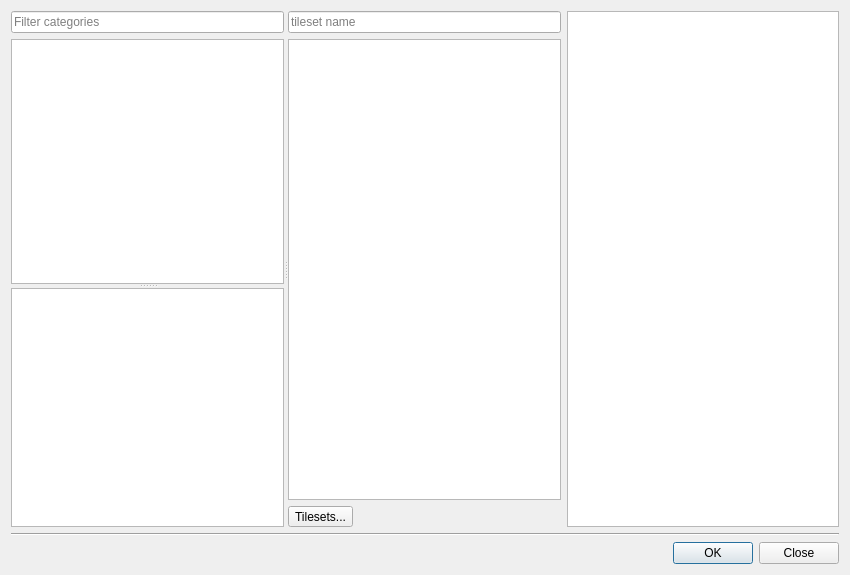
<?xml version="1.0" encoding="UTF-8"?>
<ui version="4.0">
 <class>BuildingTilesDialog</class>
 <widget class="QDialog" name="BuildingTilesDialog">
  <property name="geometry">
   <rect>
    <x>0</x>
    <y>0</y>
    <width>850</width>
    <height>575</height>
   </rect>
  </property>
  <property name="windowTitle">
   <string>Building Tiles</string>
  </property>
  <layout class="QGridLayout" name="gridLayout" rowstretch="1,0,0">
   <item row="2" column="0">
    <layout class="QHBoxLayout" name="buttonsLayout">
     <item>
      <widget class="QDialogButtonBox" name="buttonBox">
       <property name="orientation">
        <enum>Qt::Horizontal</enum>
       </property>
       <property name="standardButtons">
        <set>QDialogButtonBox::Close|QDialogButtonBox::Ok</set>
       </property>
      </widget>
     </item>
    </layout>
   </item>
   <item row="0" column="0">
    <widget class="QSplitter" name="overallSplitter">
     <property name="orientation">
      <enum>Qt::Horizontal</enum>
     </property>
     <property name="childrenCollapsible">
      <bool>false</bool>
     </property>
     <widget class="QSplitter" name="categorySplitter">
      <property name="orientation">
       <enum>Qt::Vertical</enum>
      </property>
      <property name="childrenCollapsible">
       <bool>false</bool>
      </property>
      <widget class="QWidget" name="layoutWidget">
       <layout class="QVBoxLayout" name="verticalLayout_6">
        <item>
         <widget class="QLineEdit" name="categoryFilter">
          <property name="placeholderText">
           <string>Filter categories</string>
          </property>
          <property name="clearButtonEnabled">
           <bool>true</bool>
          </property>
         </widget>
        </item>
        <item>
         <widget class="QListWidget" name="categoryList"/>
        </item>
        <item>
         <layout class="QHBoxLayout" name="categoryListToolbarLayout"/>
        </item>
       </layout>
      </widget>
      <widget class="QWidget" name="layoutWidget">
       <layout class="QVBoxLayout" name="categoryLayout">
        <item>
         <widget class="QStackedWidget" name="categoryStack">
          <widget class="QWidget" name="page">
           <layout class="QVBoxLayout" name="verticalLayout_2">
            <property name="leftMargin">
             <number>0</number>
            </property>
            <property name="topMargin">
             <number>0</number>
            </property>
            <property name="rightMargin">
             <number>0</number>
            </property>
            <property name="bottomMargin">
             <number>0</number>
            </property>
            <item>
             <widget class="BuildingEditor::BuildingTileEntryView" name="categoryTilesView"/>
            </item>
           </layout>
          </widget>
          <widget class="QWidget" name="page_2">
           <layout class="QVBoxLayout" name="verticalLayout_3">
            <property name="leftMargin">
             <number>0</number>
            </property>
            <property name="topMargin">
             <number>0</number>
            </property>
            <property name="rightMargin">
             <number>0</number>
            </property>
            <property name="bottomMargin">
             <number>0</number>
            </property>
            <item>
             <widget class="BuildingEditor::FurnitureView" name="furnitureView"/>
            </item>
           </layout>
          </widget>
          <widget class="QWidget" name="page_3">
           <layout class="QVBoxLayout" name="verticalLayout">
            <property name="leftMargin">
             <number>0</number>
            </property>
            <property name="topMargin">
             <number>0</number>
            </property>
            <property name="rightMargin">
             <number>0</number>
            </property>
            <property name="bottomMargin">
             <number>0</number>
            </property>
            <item>
             <widget class="BuildingEditor::TileCategoryView" name="categoryView"/>
            </item>
           </layout>
          </widget>
         </widget>
        </item>
        <item>
         <layout class="QHBoxLayout" name="categoryToolbarLayout">
          <property name="sizeConstraint">
           <enum>QLayout::SetDefaultConstraint</enum>
          </property>
         </layout>
        </item>
       </layout>
      </widget>
     </widget>
     <widget class="QWidget" name="layoutWidget">
      <layout class="QHBoxLayout" name="tilesetLayout">
       <item>
        <layout class="QVBoxLayout" name="verticalLayout_5">
         <item>
          <widget class="QLineEdit" name="filterEdit">
           <property name="placeholderText">
            <string>tileset name</string>
           </property>
           <property name="clearButtonEnabled">
            <bool>true</bool>
           </property>
          </widget>
         </item>
         <item>
          <widget class="QListWidget" name="tilesetList"/>
         </item>
         <item>
          <widget class="QToolButton" name="tilesetMgr">
           <property name="text">
            <string>Tilesets...</string>
           </property>
          </widget>
         </item>
        </layout>
       </item>
       <item>
        <widget class="Tiled::Internal::MixedTilesetView" name="tilesetTilesView">
         <property name="minimumSize">
          <size>
           <width>256</width>
           <height>0</height>
          </size>
         </property>
        </widget>
       </item>
      </layout>
     </widget>
    </widget>
   </item>
   <item row="1" column="0">
    <widget class="Line" name="line">
     <property name="orientation">
      <enum>Qt::Horizontal</enum>
     </property>
    </widget>
   </item>
  </layout>
  <action name="actionNewCategory">
   <property name="icon">
    <iconset resource="../tiled.qrc">
     <normaloff>:/images/16x16/document-new.png</normaloff>:/images/16x16/document-new.png</iconset>
   </property>
   <property name="text">
    <string>New Category</string>
   </property>
   <property name="toolTip">
    <string>Add a new category</string>
   </property>
  </action>
  <action name="actionRemoveCategory">
   <property name="icon">
    <iconset resource="../tiled.qrc">
     <normaloff>:/images/16x16/edit-delete.png</normaloff>:/images/16x16/edit-delete.png</iconset>
   </property>
   <property name="text">
    <string>Remove Category</string>
   </property>
   <property name="toolTip">
    <string>Remove the selected category</string>
   </property>
  </action>
  <action name="actionToggleCorners">
   <property name="icon">
    <iconset resource="buildingeditor.qrc">
     <normaloff>:/BuildingEditor/icons/icon_corners.png</normaloff>:/BuildingEditor/icons/icon_corners.png</iconset>
   </property>
   <property name="text">
    <string>Toggle corners</string>
   </property>
   <property name="toolTip">
    <string>Show or hide corners for selected furniture</string>
   </property>
  </action>
  <action name="actionMoveCategoryUp">
   <property name="icon">
    <iconset resource="../tiled.qrc">
     <normaloff>:/images/16x16/go-up.png</normaloff>:/images/16x16/go-up.png</iconset>
   </property>
   <property name="text">
    <string>Move Category Up</string>
   </property>
   <property name="toolTip">
    <string>Move selected category up the list</string>
   </property>
  </action>
  <action name="actionMoveCategoryDown">
   <property name="icon">
    <iconset resource="../tiled.qrc">
     <normaloff>:/images/16x16/go-down.png</normaloff>:/images/16x16/go-down.png</iconset>
   </property>
   <property name="text">
    <string>Move Category Down</string>
   </property>
   <property name="toolTip">
    <string>Move selected category down the list</string>
   </property>
  </action>
  <action name="actionAddTilesets">
   <property name="icon">
    <iconset resource="../tiled.qrc">
     <normaloff>:/images/16x16/document-new.png</normaloff>:/images/16x16/document-new.png</iconset>
   </property>
   <property name="text">
    <string>Add Tilesets</string>
   </property>
   <property name="toolTip">
    <string>Add tilesets</string>
   </property>
  </action>
  <action name="actionClearTiles">
   <property name="icon">
    <iconset resource="../tiled.qrc">
     <normaloff>:/images/16x16/edit-clear.png</normaloff>:/images/16x16/edit-clear.png</iconset>
   </property>
   <property name="text">
    <string>Clear Tiles</string>
   </property>
   <property name="toolTip">
    <string>Clear selected tiles</string>
   </property>
  </action>
  <action name="actionRemoveTileset">
   <property name="icon">
    <iconset resource="../tiled.qrc">
     <normaloff>:/images/16x16/edit-delete.png</normaloff>:/images/16x16/edit-delete.png</iconset>
   </property>
   <property name="text">
    <string>Remove Tileset</string>
   </property>
   <property name="toolTip">
    <string>Remove selected tileset</string>
   </property>
  </action>
  <action name="actionAddTiles">
   <property name="icon">
    <iconset resource="../tiled.qrc">
     <normaloff>:/images/22x22/add.png</normaloff>:/images/22x22/add.png</iconset>
   </property>
   <property name="text">
    <string>Add Tiles</string>
   </property>
  </action>
  <action name="actionRemoveTiles">
   <property name="icon">
    <iconset resource="../tiled.qrc">
     <normaloff>:/images/22x22/remove.png</normaloff>:/images/22x22/remove.png</iconset>
   </property>
   <property name="text">
    <string>Remove Tiles</string>
   </property>
  </action>
  <action name="actionMoveTileUp">
   <property name="icon">
    <iconset resource="../tiled.qrc">
     <normaloff>:/images/16x16/go-up.png</normaloff>:/images/16x16/go-up.png</iconset>
   </property>
   <property name="text">
    <string>Move Tile Up</string>
   </property>
   <property name="toolTip">
    <string>Move selected tile up the list</string>
   </property>
  </action>
  <action name="actionMoveTileDown">
   <property name="icon">
    <iconset resource="../tiled.qrc">
     <normaloff>:/images/16x16/go-down.png</normaloff>:/images/16x16/go-down.png</iconset>
   </property>
   <property name="text">
    <string>Move Tile Down</string>
   </property>
   <property name="toolTip">
    <string>Move selected tile down the list</string>
   </property>
  </action>
  <action name="actionExpertMode">
   <property name="checkable">
    <bool>true</bool>
   </property>
   <property name="icon">
    <iconset resource="buildingeditor.qrc">
     <normaloff>:/BuildingEditor/icons/icon_expert_mode.png</normaloff>:/BuildingEditor/icons/icon_expert_mode.png</iconset>
   </property>
   <property name="text">
    <string>Export Mode</string>
   </property>
   <property name="toolTip">
    <string>Switch between expert mode</string>
   </property>
  </action>
  <action name="actionRemoveDuplicates">
   <property name="icon">
    <iconset resource="../tiled.qrc">
     <normaloff>:/images/16x16/edit-delete.png</normaloff>:/images/16x16/edit-delete.png</iconset>
   </property>
   <property name="text">
    <string>Remove Duplicates</string>
   </property>
   <property name="toolTip">
    <string>Remove Duplicate Entries</string>
   </property>
  </action>
 </widget>
 <customwidgets>
  <customwidget>
   <class>Tiled::Internal::MixedTilesetView</class>
   <extends>QTableView</extends>
   <header>BuildingEditor/mixedtilesetview.h</header>
  </customwidget>
  <customwidget>
   <class>BuildingEditor::BuildingTileEntryView</class>
   <extends>QTableView</extends>
   <header>BuildingEditor/buildingtileentryview.h</header>
  </customwidget>
  <customwidget>
   <class>BuildingEditor::FurnitureView</class>
   <extends>QTableWidget</extends>
   <header>BuildingEditor/furnitureview.h</header>
  </customwidget>
  <customwidget>
   <class>BuildingEditor::TileCategoryView</class>
   <extends>QTableView</extends>
   <header>BuildingEditor/tilecategoryview.h</header>
  </customwidget>
 </customwidgets>
 <resources>
  <include location="../tiled.qrc"/>
  <include location="buildingeditor.qrc"/>
 </resources>
 <connections>
  <connection>
   <sender>buttonBox</sender>
   <signal>accepted()</signal>
   <receiver>BuildingTilesDialog</receiver>
   <slot>accept()</slot>
   <hints>
    <hint type="sourcelabel">
     <x>248</x>
     <y>254</y>
    </hint>
    <hint type="destinationlabel">
     <x>157</x>
     <y>274</y>
    </hint>
   </hints>
  </connection>
  <connection>
   <sender>buttonBox</sender>
   <signal>rejected()</signal>
   <receiver>BuildingTilesDialog</receiver>
   <slot>reject()</slot>
   <hints>
    <hint type="sourcelabel">
     <x>316</x>
     <y>260</y>
    </hint>
    <hint type="destinationlabel">
     <x>286</x>
     <y>274</y>
    </hint>
   </hints>
  </connection>
 </connections>
</ui>
